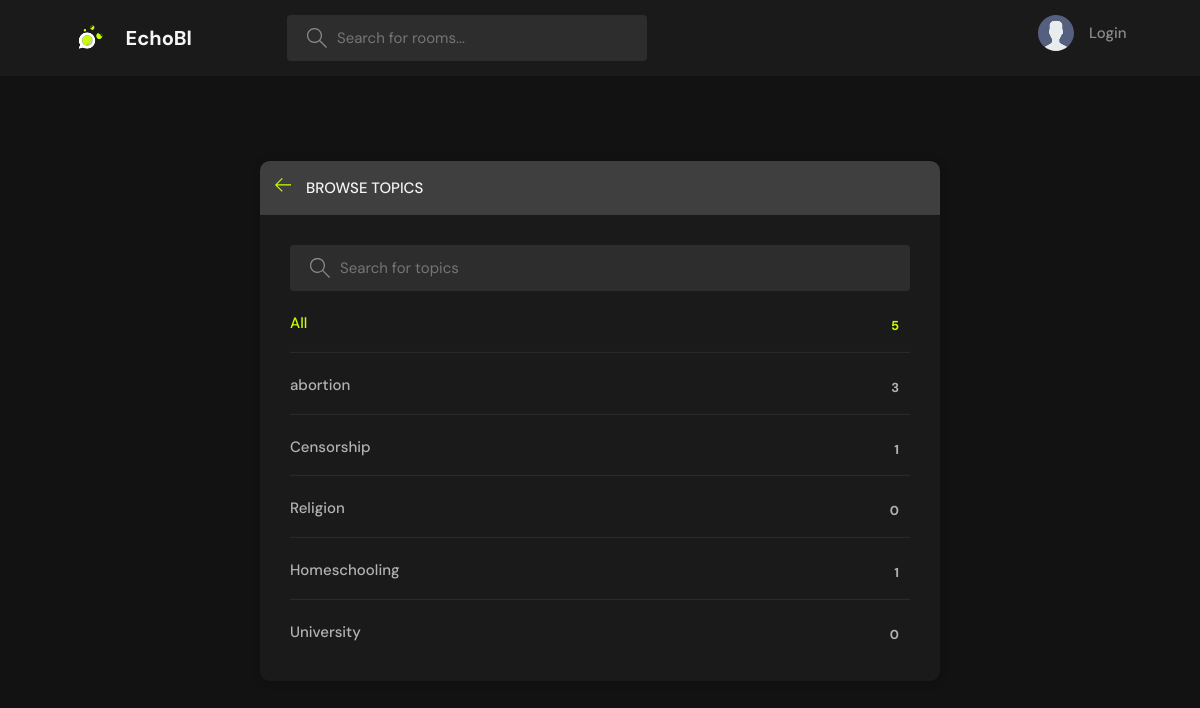
/topics/, run on an earlier commit of the app's database.
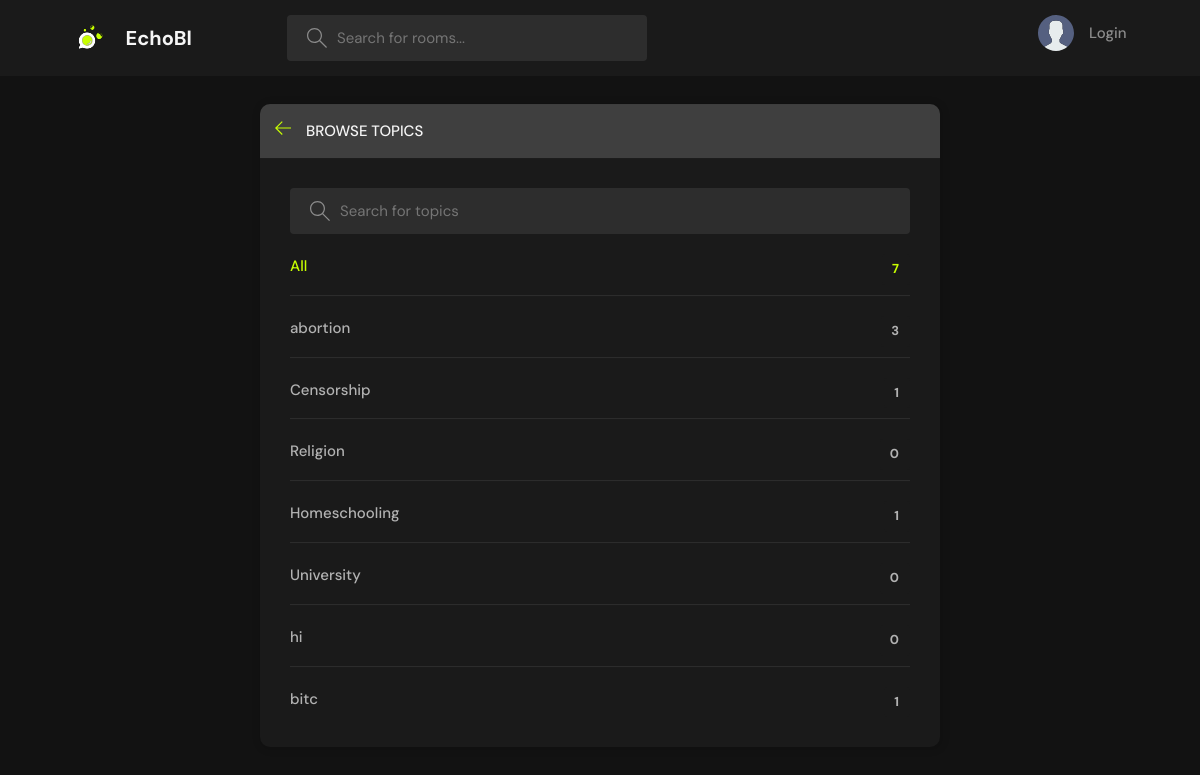
And on a later commit of the database.
### base/models.py (models this page shows, shortened)
class Topic(models.Model):
    name = models.CharField(max_length=200)

### base/views.py (the view)
# urls.py: path('topics/', views.topicsPage, name="topics"),
def topicsPage(request):
    q = request.GET.get('q') if request.GET.get('q') != None else ''
    topics = Topic.objects.filter(name__icontains=q)
    return render(request, 'base/topics.html', {'topics': topics})

### base/templates/base/topics.html (shortened to what this page needs)
{% extends 'main.html' %}
{% block content %}
<main class="create-room layout">
  <div class="container">
    <div class="layout__box">
      <div class="layout__boxHeader">
        <div class="layout__boxTitle">
          <a href="{% url 'home' %}">
            <svg version="1.1" xmlns="http://www.w3.org/2000/svg" width="32" height="32" viewBox="0 0 32 32">
              <title>arrow-left</title>
              <path
                d="M13.723 2.286l-13.723 13.714 13.719 13.714 1.616-1.611-10.96-10.96h27.625v-2.286h-27.625l10.965-10.965-1.616-1.607z">
              </path>
            </svg>
          </a>
          <h3>Browse Topics</h3>
        </div>
      </div>
      <div class="topics-page layout__body">
        <form action="" method="GET" class="header__search">
          <label>
            <input name="q" placeholder="Search for topics" />
          </label>
        </form>
        <ul class="topics__list">
          <li>
            <a href="{% url 'topics' %}" class="active">All <span>{{topics.count}}</span></a>
          </li>
          {% for topic in topics %}
          <li>
            <a href="{% url 'home' %}?q={{topic.name}}">{{ topic.name }} <span>{{topic.room_set.all.count}}</span></a>
          </li>
          {% endfor %}
        </ul>
      </div>
    </div>
  </div>
</main>
{% endblock content %}

What changed in the data, as far as the page shows it:
added Topic: name "hi", room_set.all.count "0"
added Topic: name "bitc", room_set.all.count "1"
Also different on the page:
{{ topics.count }}: "5" → "7"
